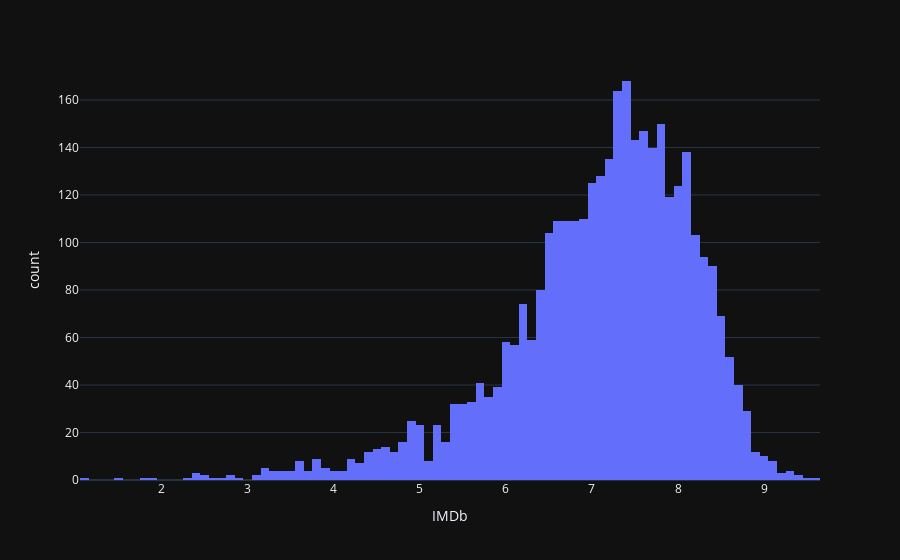

This figure's notebook cell:
### Code cell
fig = px.histogram(X_train, x = "IMDb")
fig.show()

### Figure 1 — Plotly figure (JSON) as saved in the notebook; plotly's stock layout.template omitted (floating-point values rounded to 4 significant figures; data arrays with more than 128 entries replaced by an {"elided": "..."} marker saying what was removed)
{"data": [{"alignmentgroup": "True", "bingroup": "x", "hovertemplate": "IMDb=%{x}<br>count=%{y}<extra></extra>", "legendgroup": "", "marker": {"color": "#636efa", "pattern": {"shape": ""}}, "name": "", "offsetgroup": "", "orientation": "v", "showlegend": false, "x": {"elided": "4294 float values"}, "xaxis": "x", "yaxis": "y", "type": "histogram"}], "layout": {"xaxis": {"anchor": "y", "domain": [0.0, 1.0], "title": {"text": "IMDb"}}, "yaxis": {"anchor": "x", "domain": [0.0, 1.0], "title": {"text": "count"}}, "legend": {"tracegroupgap": 0}, "margin": {"t": 60}, "barmode": "relative"}}
